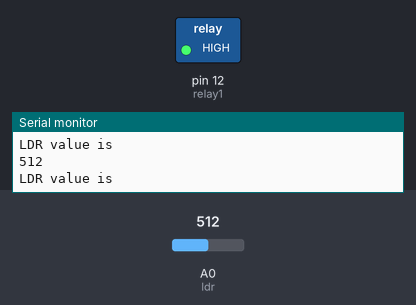
The sketch below on a simulated Arduino Uno, built with avr-gcc and run on an emulated ATmega328P. Parts: switched loads named in the sketch (green lamp = pin HIGH), the last lines printed to the serial monitor. Inputs (shaded band) come from the test bench; at power-on: A0 (ldr) = 512.

Above: at 1.2 s.
1.3 s: A0 (ldr) set to 104
2.8 s: A0 (ldr) set to 92
At 3.3 s:
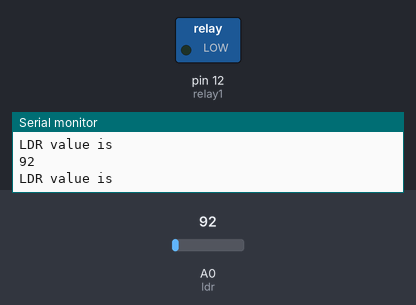
4.3 s: A0 (ldr) set to 110
At 5.5 s:
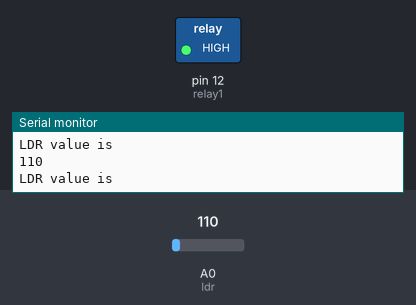
5.8 s: A0 (ldr) set to 90
At 6.8 s:
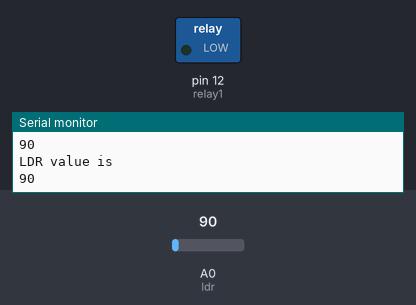
Timing chart, 0 to 8.3 s (numbered marks = the images above; inputs shaded):
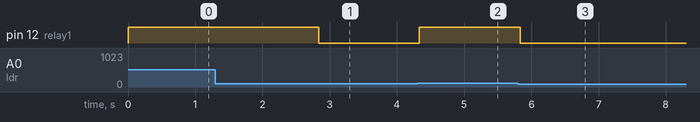

The sketch:

ldr_based_smart_lamp.ino
```cpp
int ldr=A0;
int value=0;
int relay1=12;

void setup() {
  // put your setup code here, to run once:
  Serial.begin(9600);
  pinMode(relay1,OUTPUT);
}

void loop() {
  // put your main code here, to run repeatedly:
  value=analogRead(ldr);
  Serial.println("LDR value is");
  Serial.println(value);
  if(value<100) {
    digitalWrite(relay1,LOW);
    }
  else{
    digitalWrite(relay1,HIGH);
    }
}
```

Measured:
- the behaviour switches between 100 and 99 on A0 (ldr) (found by bisection; images 0 and 1)
- after the input at 2.8 s, pin 12 (relay1): HIGH → LOW at once
- after the input at 4.3 s, pin 12 (relay1): LOW → HIGH at once
- after the input at 5.8 s, pin 12 (relay1): HIGH → LOW at once
